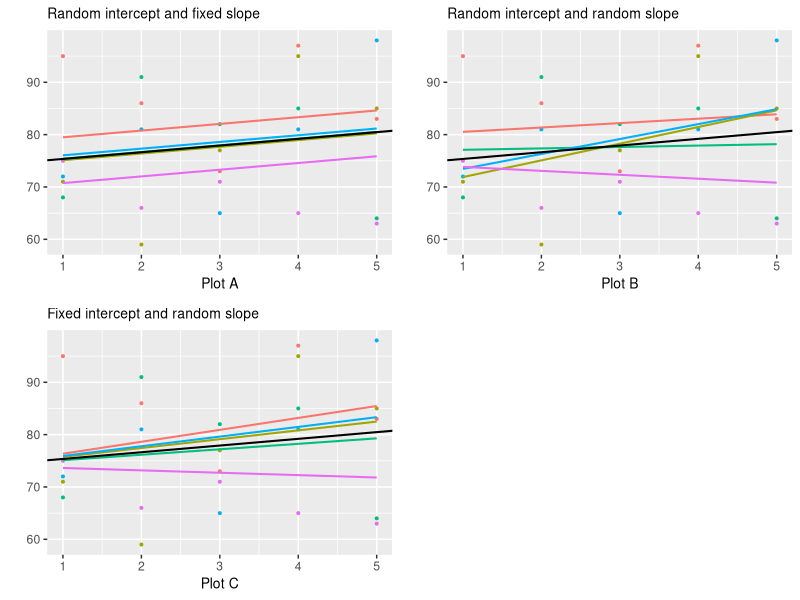

This figure's R source:
library(lme4)
library(ggplot2)
library(gridExtra)
library(grid)

# dados fictícios
cultivares <- rep(1:5, each = 5)
locais <- rep(1:5, times = 5)
medias <- c(95, 86, 73, 97, 83, 71, 59, 77, 95, 85, 68, 91, 82, 85, 64, 72, 81, 65, 81, 98, 75, 66, 71, 65, 63)
dados <- data.frame(cultivares, locais, medias)

#------------------------------------------------------------#
# Modelo Misto - Intercepto aleatório e inclinação fixa
M1 <- lmer(medias ~ locais + (1|cultivares), data=dados)          # Tipos de interação: Ausência

intercepto = fixef(M1)["(Intercept)"]
inclinacao = fixef(M1)["locais"]

plot1=ggplot(dados, aes(locais, medias, color=cultivares)) +
  geom_point(aes(color=factor(cultivares)), size=0.7, show.legend=F) +
  geom_line(aes(y=predict(M1), group=cultivares, color=factor(cultivares)), size=0.7, show.legend=F) +
  geom_abline(intercept=intercepto, slope=inclinacao, color="black", linetype="solid", size=0.7) +
  labs(x="Plot A", y="", title="Random intercept and fixed slope") +
  theme(plot.title=element_text(size=10)) +
  theme(axis.title = element_text(size=10))
#------------------------------------------------------------#
# Modelo Misto - Intercepto aleatório e inclinação aleatória
M2 <- lmer(medias ~ locais + (1 + locais|cultivares), data=dados)       # Tipos de interação: simples

intercepto = fixef(M2)["(Intercept)"]
inclinacao = fixef(M2)["locais"]

plot2=ggplot(dados, aes(locais, medias, color=cultivares)) +
  geom_point(aes(color=factor(cultivares)), size=0.7, show.legend=F) +
  geom_line(aes(y=predict(M2), group=cultivares, color=factor(cultivares)), size=0.7, show.legend=F) +
  geom_abline(intercept=intercepto, slope=inclinacao, color="black", linetype="solid", size=0.7) +
  labs(x="Plot B", y="", title="Random intercept and random slope") +
  theme(plot.title=element_text(size=10)) +
  theme(axis.title = element_text(size=10))

#------------------------------------------------------------#
# Modelo Misto - Intercepto fixo e inclinação aleatória
M3 <- lmer(medias ~ locais + (0 + locais|cultivares), data=dados)      # Tipos de interação: Complexa

intercepto = fixef(M3)["(Intercept)"]
inclinacao = fixef(M3)["locais"]

plot3=ggplot(dados, aes(locais, medias, color=cultivares)) +
  geom_point(aes(color=factor(cultivares)), size=0.7, show.legend=F) +
  geom_line(aes(y=predict(M3), group=cultivares, color=factor(cultivares)), size=0.7, show.legend=F) +
  geom_abline(intercept=intercepto, slope=inclinacao, color="black", linetype="solid", size=0.7) +
  labs(x="Plot C", y="", title="Fixed intercept and random slope") +
  theme(plot.title=element_text(size=10)) +
  theme(axis.title = element_text(size=10))

grid.arrange(plot1, plot2, plot3, ncol=2)
